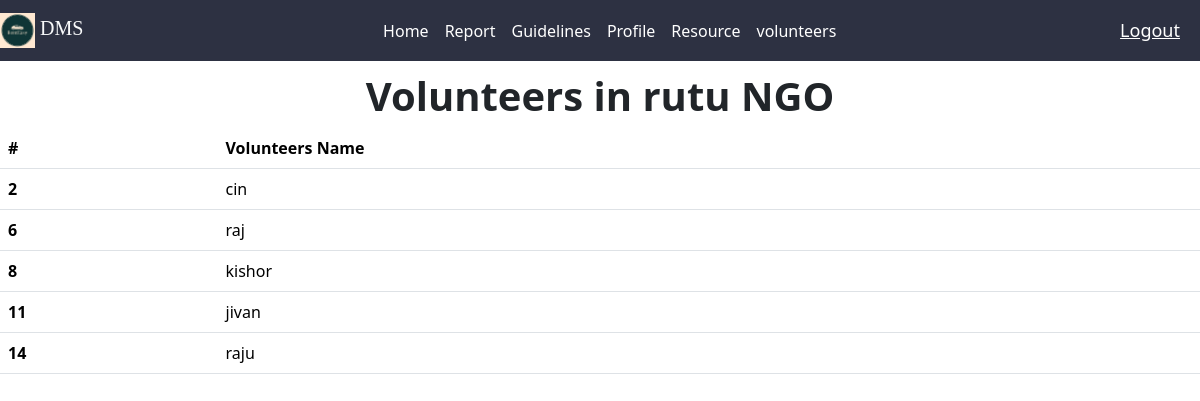
The page /volunteers/ (signed in) on the database its author committed.
### DmsApp/models.py (models this page shows, shortened)
class Organization(models.Model):
    LEVEL=(
        ('Local','Local'),('National','National'),('International','International'),('Regional','Regional'),
    )
    org_name = models.OneToOneField(User,on_delete=models.CASCADE)
    domain = models.CharField(max_length=100)
    location = models.CharField(max_length=100)
    level = models.CharField(max_length=20, choices=LEVEL)
    def __str__(self):
        return self.org_name.username

class Volunteer(models.Model):
    GENDER=(
        ('Male','Male'),
        ('Female','Female'),
    )
    SKILLS=(
        ('Time Management','Time Management'),('Fire Safety','Fire Safety'),('Physical Fitness','Physical Fitness')
        ,('Strength','Strength'),('First Aid','First Aid')
    )
    vol_name=models.OneToOneField(User,on_delete=models.CASCADE)
    age = models.IntegerField()
    gender = models.CharField(max_length=10, choices=GENDER)
    skills = models.CharField(max_length=20, choices=SKILLS)
    city = models.CharField(max_length=30)
    org_name = models.ForeignKey(Organization, on_delete=models.CASCADE)

### DmsApp/views.py (the view)
# urls.py: path('volunteers/',volunteers,name='volunteers'),
@login_required(login_url='login')
def volunteers(request):
    user = request.user
    profile_info = Volunteer.objects.get(vol_name=user)
    org=profile_info.org_name
    vol=Volunteer.objects.filter(org_name=org).exclude(vol_name=user)
    contex={ 'vol':vol, 'org':org }
    return render(request,'associated_volunteers.html',contex)

### DmsApp/templates/associated_volunteers.html
{% extends 'main.html' %}
{% block content %}
<h1><center><b>Volunteers in {{ org }} NGO</b></center></h1>
<table class="table">
    <thead>
      <tr>
        <th scope="col">#</th>
        <th scope="col">Volunteers Name</th>
      </tr>
    </thead>
    <tbody>
      <tr>
      {% for i in vol %}
      <tr>
        <th scope="row">{{i.id}}</th>
        <td>{{i.vol_name}}</td>
      </tr>
      {% endfor %}
      </tr>
  </tbody>
  </table>
{% endblock %}

### rows shown on the page
Organization: org_name.username "rutu"
Volunteer: id "2", vol_name "cin"
Volunteer: id "6", vol_name "raj"
Volunteer: id "8", vol_name "kishor"
Volunteer: id "11", vol_name "jivan"
Volunteer: id "14", vol_name "raju"
